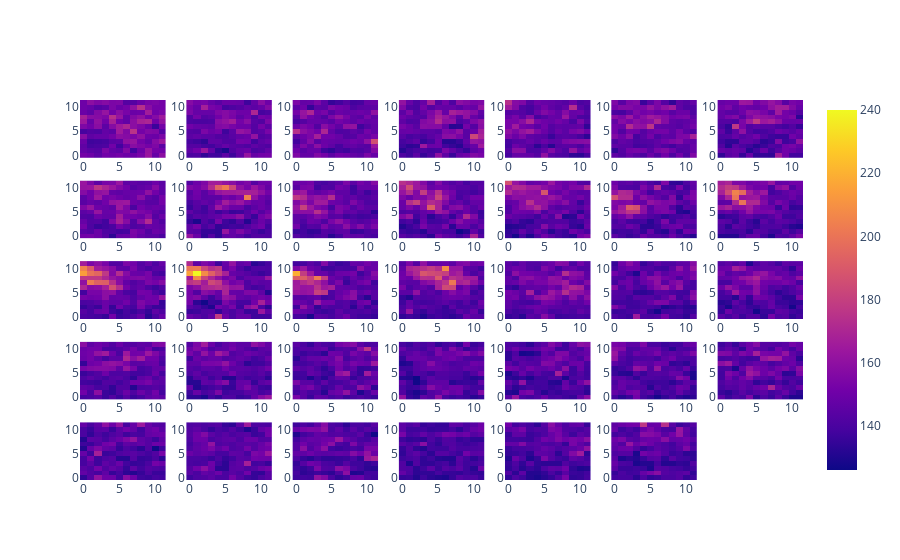

Source (notebook cell):
### Code cell
plot_raw_movie(plot_type = 'max_intensity_projection', raw_image = raw_image_2,track_number = 36)

### Figure 1 — Plotly figure (JSON) as saved in the notebook; plotly's stock layout.template omitted (floating-point values rounded to 4 significant figures; data arrays with more than 128 entries replaced by an {"elided": "..."} marker saying what was removed)
{"data": [{"coloraxis": "coloraxis", "hovertemplate": "x: %{x}<br>y: %{y}<br>color: %{z}<extra></extra>", "name": "0", "type": "heatmap", "xaxis": "x", "yaxis": "y", "z": {"elided": "12x12 int values"}}, {"coloraxis": "coloraxis", "hovertemplate": "x: %{x}<br>y: %{y}<br>color: %{z}<extra></extra>", "name": "0", "type": "heatmap", "xaxis": "x2", "yaxis": "y2", "z": {"elided": "12x12 int values"}}, {"coloraxis": "coloraxis", "hovertemplate": "x: %{x}<br>y: %{y}<br>color: %{z}<extra></extra>", "name": "0", "type": "heatmap", "xaxis": "x3", "yaxis": "y3", "z": {"elided": "12x12 int values"}}, {"coloraxis": "coloraxis", "hovertemplate": "x: %{x}<br>y: %{y}<br>color: %{z}<extra></extra>", "name": "0", "type": "heatmap", "xaxis": "x4", "yaxis": "y4", "z": {"elided": "12x12 int values"}}, {"coloraxis": "coloraxis", "hovertemplate": "x: %{x}<br>y: %{y}<br>color: %{z}<extra></extra>", "name": "0", "type": "heatmap", "xaxis": "x5", "yaxis": "y5", "z": {"elided": "12x12 int values"}}, {"coloraxis": "coloraxis", "hovertemplate": "x: %{x}<br>y: %{y}<br>color: %{z}<extra></extra>", "name": "0", "type": "heatmap", "xaxis": "x6", "yaxis": "y6", "z": {"elided": "12x12 int values"}}, {"coloraxis": "coloraxis", "hovertemplate": "x: %{x}<br>y: %{y}<br>color: %{z}<extra></extra>", "name": "0", "type": "heatmap", "xaxis": "x7", "yaxis": "y7", "z": {"elided": "12x12 int values"}}, {"coloraxis": "coloraxis", "hovertemplate": "x: %{x}<br>y: %{y}<br>color: %{z}<extra></extra>", "name": "0", "type": "heatmap", "xaxis": "x8", "yaxis": "y8", "z": {"elided": "12x12 int values"}}, {"coloraxis": "coloraxis", "hovertemplate": "x: %{x}<br>y: %{y}<br>color: %{z}<extra></extra>", "name": "0", "type": "heatmap", "xaxis": "x9", "yaxis": "y9", "z": {"elided": "12x12 int values"}}, {"coloraxis": "coloraxis", "hovertemplate": "x: %{x}<br>y: %{y}<br>color: %{z}<extra></extra>", "name": "0", "type": "heatmap", "xaxis": "x10", "yaxis": "y10", "z": {"elided": "12x12 int values"}}, {"coloraxis": "coloraxis", "hovertemplate": "x: %{x}<br>y: %{y}<br>color: %{z}<extra></extra>", "name": "0", "type": "heatmap", "xaxis": "x11", "yaxis": "y11", "z": {"elided": "12x12 int values"}}, {"coloraxis": "coloraxis", "hovertemplate": "x: %{x}<br>y: %{y}<br>color: %{z}<extra></extra>", "name": "0", "type": "heatmap", "xaxis": "x12", "yaxis": "y12", "z": {"elided": "12x12 int values"}}, {"coloraxis": "coloraxis", "hovertemplate": "x: %{x}<br>y: %{y}<br>color: %{z}<extra></extra>", "name": "0", "type": "heatmap", "xaxis": "x13", "yaxis": "y13", "z": {"elided": "12x12 int values"}}, {"coloraxis": "coloraxis", "hovertemplate": "x: %{x}<br>y: %{y}<br>color: %{z}<extra></extra>", "name": "0", "type": "heatmap", "xaxis": "x14", "yaxis": "y14", "z": {"elided": "12x12 int values"}}, {"coloraxis": "coloraxis", "hovertemplate": "x: %{x}<br>y: %{y}<br>color: %{z}<extra></extra>", "name": "0", "type": "heatmap", "xaxis": "x15", "yaxis": "y15", "z": {"elided": "12x12 int values"}}, {"coloraxis": "coloraxis", "hovertemplate": "x: %{x}<br>y: %{y}<br>color: %{z}<extra></extra>", "name": "0", "type": "heatmap", "xaxis": "x16", "yaxis": "y16", "z": {"elided": "12x12 int values"}}, {"coloraxis": "coloraxis", "hovertemplate": "x: %{x}<br>y: %{y}<br>color: %{z}<extra></extra>", "name": "0", "type": "heatmap", "xaxis": "x17", "yaxis": "y17", "z": {"elided": "12x12 int values"}}, {"coloraxis": "coloraxis", "hovertemplate": "x: %{x}<br>y: %{y}<br>color: %{z}<extra></extra>", "name": "0", "type": "heatmap", "xaxis": "x18", "yaxis": "y18", "z": {"elided": "12x12 int values"}}, {"coloraxis": "coloraxis", "hovertemplate": "x: %{x}<br>y: %{y}<br>color: %{z}<extra></extra>", "name": "0", "type": "heatmap", "xaxis": "x19", "yaxis": "y19", "z": {"elided": "12x12 int values"}}, {"coloraxis": "coloraxis", "hovertemplate": "x: %{x}<br>y: %{y}<br>color: %{z}<extra></extra>", "name": "0", "type": "heatmap", "xaxis": "x20", "yaxis": "y20", "z": {"elided": "12x12 int values"}}, {"coloraxis": "coloraxis", "hovertemplate": "x: %{x}<br>y: %{y}<br>color: %{z}<extra></extra>", "name": "0", "type": "heatmap", "xaxis": "x21", "yaxis": "y21", "z": {"elided": "12x12 int values"}}, {"coloraxis": "coloraxis", "hovertemplate": "x: %{x}<br>y: %{y}<br>color: %{z}<extra></extra>", "name": "0", "type": "heatmap", "xaxis": "x22", "yaxis": "y22", "z": {"elided": "12x12 int values"}}, {"coloraxis": "coloraxis", "hovertemplate": "x: %{x}<br>y: %{y}<br>color: %{z}<extra></extra>", "name": "0", "type": "heatmap", "xaxis": "x23", "yaxis": "y23", "z": {"elided": "12x12 int values"}}, {"coloraxis": "coloraxis", "hovertemplate": "x: %{x}<br>y: %{y}<br>color: %{z}<extra></extra>", "name": "0", "type": "heatmap", "xaxis": "x24", "yaxis": "y24", "z": {"elided": "12x12 int values"}}, {"coloraxis": "coloraxis", "hovertemplate": "x: %{x}<br>y: %{y}<br>color: %{z}<extra></extra>", "name": "0", "type": "heatmap", "xaxis": "x25", "yaxis": "y25", "z": {"elided": "12x12 int values"}}, {"coloraxis": "coloraxis", "hovertemplate": "x: %{x}<br>y: %{y}<br>color: %{z}<extra></extra>", "name": "0", "type": "heatmap", "xaxis": "x26", "yaxis": "y26", "z": {"elided": "12x12 int values"}}, {"coloraxis": "coloraxis", "hovertemplate": "x: %{x}<br>y: %{y}<br>color: %{z}<extra></extra>", "name": "0", "type": "heatmap", "xaxis": "x27", "yaxis": "y27", "z": {"elided": "12x12 int values"}}, {"coloraxis": "coloraxis", "hovertemplate": "x: %{x}<br>y: %{y}<br>color: %{z}<extra></extra>", "name": "0", "type": "heatmap", "xaxis": "x28", "yaxis": "y28", "z": {"elided": "12x12 int values"}}, {"coloraxis": "coloraxis", "hovertemplate": "x: %{x}<br>y: %{y}<br>color: %{z}<extra></extra>", "name": "0", "type": "heatmap", "xaxis": "x29", "yaxis": "y29", "z": {"elided": "12x12 int values"}}, {"coloraxis": "coloraxis", "hovertemplate": "x: %{x}<br>y: %{y}<br>color: %{z}<extra></extra>", "name": "0", "type": "heatmap", "xaxis": "x30", "yaxis": "y30", "z": {"elided": "12x12 int values"}}, {"coloraxis": "coloraxis", "hovertemplate": "x: %{x}<br>y: %{y}<br>color: %{z}<extra></extra>", "name": "0", "type": "heatmap", "xaxis": "x31", "yaxis": "y31", "z": {"elided": "12x12 int values"}}, {"coloraxis": "coloraxis", "hovertemplate": "x: %{x}<br>y: %{y}<br>color: %{z}<extra></extra>", "name": "0", "type": "heatmap", "xaxis": "x32", "yaxis": "y32", "z": {"elided": "12x12 int values"}}, {"coloraxis": "coloraxis", "hovertemplate": "x: %{x}<br>y: %{y}<br>color: %{z}<extra></extra>", "name": "0", "type": "heatmap", "xaxis": "x33", "yaxis": "y33", "z": {"elided": "12x12 int values"}}, {"coloraxis": "coloraxis", "hovertemplate": "x: %{x}<br>y: %{y}<br>color: %{z}<extra></extra>", "name": "0", "type": "heatmap", "xaxis": "x34", "yaxis": "y34", "z": {"elided": "12x12 int values"}}], "layout": {"xaxis": {"anchor": "y", "domain": [0, 0.1184]}, "xaxis10": {"anchor": "y10", "domain": [0.2939, 0.4122]}, "xaxis11": {"anchor": "y11", "domain": [0.4408, 0.5592]}, "xaxis12": {"anchor": "y12", "domain": [0.5878, 0.7061]}, "xaxis13": {"anchor": "y13", "domain": [0.7347, 0.8531]}, "xaxis14": {"anchor": "y14", "domain": [0.8816, 1.0]}, "xaxis15": {"anchor": "y15", "domain": [0, 0.1184]}, "xaxis16": {"anchor": "y16", "domain": [0.1469, 0.2653]}, "xaxis17": {"anchor": "y17", "domain": [0.2939, 0.4122]}, "xaxis18": {"anchor": "y18", "domain": [0.4408, 0.5592]}, "xaxis19": {"anchor": "y19", "domain": [0.5878, 0.7061]}, "xaxis2": {"anchor": "y2", "domain": [0.1469, 0.2653]}, "xaxis20": {"anchor": "y20", "domain": [0.7347, 0.8531]}, "xaxis21": {"anchor": "y21", "domain": [0.8816, 1.0]}, "xaxis22": {"anchor": "y22", "domain": [0, 0.1184]}, "xaxis23": {"anchor": "y23", "domain": [0.1469, 0.2653]}, "xaxis24": {"anchor": "y24", "domain": [0.2939, 0.4122]}, "xaxis25": {"anchor": "y25", "domain": [0.4408, 0.5592]}, "xaxis26": {"anchor": "y26", "domain": [0.5878, 0.7061]}, "xaxis27": {"anchor": "y27", "domain": [0.7347, 0.8531]}, "xaxis28": {"anchor": "y28", "domain": [0.8816, 1.0]}, "xaxis29": {"anchor": "y29", "domain": [0, 0.1184]}, "xaxis3": {"anchor": "y3", "domain": [0.2939, 0.4122]}, "xaxis30": {"anchor": "y30", "domain": [0.1469, 0.2653]}, "xaxis31": {"anchor": "y31", "domain": [0.2939, 0.4122]}, "xaxis32": {"anchor": "y32", "domain": [0.4408, 0.5592]}, "xaxis33": {"anchor": "y33", "domain": [0.5878, 0.7061]}, "xaxis34": {"anchor": "y34", "domain": [0.7347, 0.8531]}, "xaxis35": {"anchor": "y35", "domain": [0.8816, 1.0]}, "xaxis4": {"anchor": "y4", "domain": [0.4408, 0.5592]}, "xaxis5": {"anchor": "y5", "domain": [0.5878, 0.7061]}, "xaxis6": {"anchor": "y6", "domain": [0.7347, 0.8531]}, "xaxis7": {"anchor": "y7", "domain": [0.8816, 1.0]}, "xaxis8": {"anchor": "y8", "domain": [0, 0.1184]}, "xaxis9": {"anchor": "y9", "domain": [0.1469, 0.2653]}, "yaxis": {"anchor": "x", "domain": [0.848, 1]}, "yaxis10": {"anchor": "x10", "domain": [0.636, 0.788]}, "yaxis11": {"anchor": "x11", "domain": [0.636, 0.788]}, "yaxis12": {"anchor": "x12", "domain": [0.636, 0.788]}, "yaxis13": {"anchor": "x13", "domain": [0.636, 0.788]}, "yaxis14": {"anchor": "x14", "domain": [0.636, 0.788]}, "yaxis15": {"anchor": "x15", "domain": [0.424, 0.576]}, "yaxis16": {"anchor": "x16", "domain": [0.424, 0.576]}, "yaxis17": {"anchor": "x17", "domain": [0.424, 0.576]}, "yaxis18": {"anchor": "x18", "domain": [0.424, 0.576]}, "yaxis19": {"anchor": "x19", "domain": [0.424, 0.576]}, "yaxis2": {"anchor": "x2", "domain": [0.848, 1]}, "yaxis20": {"anchor": "x20", "domain": [0.424, 0.576]}, "yaxis21": {"anchor": "x21", "domain": [0.424, 0.576]}, "yaxis22": {"anchor": "x22", "domain": [0.212, 0.364]}, "yaxis23": {"anchor": "x23", "domain": [0.212, 0.364]}, "yaxis24": {"anchor": "x24", "domain": [0.212, 0.364]}, "yaxis25": {"anchor": "x25", "domain": [0.212, 0.364]}, "yaxis26": {"anchor": "x26", "domain": [0.212, 0.364]}, "yaxis27": {"anchor": "x27", "domain": [0.212, 0.364]}, "yaxis28": {"anchor": "x28", "domain": [0.212, 0.364]}, "yaxis29": {"anchor": "x29", "domain": [0, 0.152]}, "yaxis3": {"anchor": "x3", "domain": [0.848, 1]}, "yaxis30": {"anchor": "x30", "domain": [0, 0.152]}, "yaxis31": {"anchor": "x31", "domain": [0, 0.152]}, "yaxis32": {"anchor": "x32", "domain": [0, 0.152]}, "yaxis33": {"anchor": "x33", "domain": [0, 0.152]}, "yaxis34": {"anchor": "x34", "domain": [0, 0.152]}, "yaxis35": {"anchor": "x35", "domain": [0, 0.152]}, "yaxis4": {"anchor": "x4", "domain": [0.848, 1]}, "yaxis5": {"anchor": "x5", "domain": [0.848, 1]}, "yaxis6": {"anchor": "x6", "domain": [0.848, 1]}, "yaxis7": {"anchor": "x7", "domain": [0.848, 1]}, "yaxis8": {"anchor": "x8", "domain": [0.636, 0.788]}, "yaxis9": {"anchor": "x9", "domain": [0.636, 0.788]}}}
